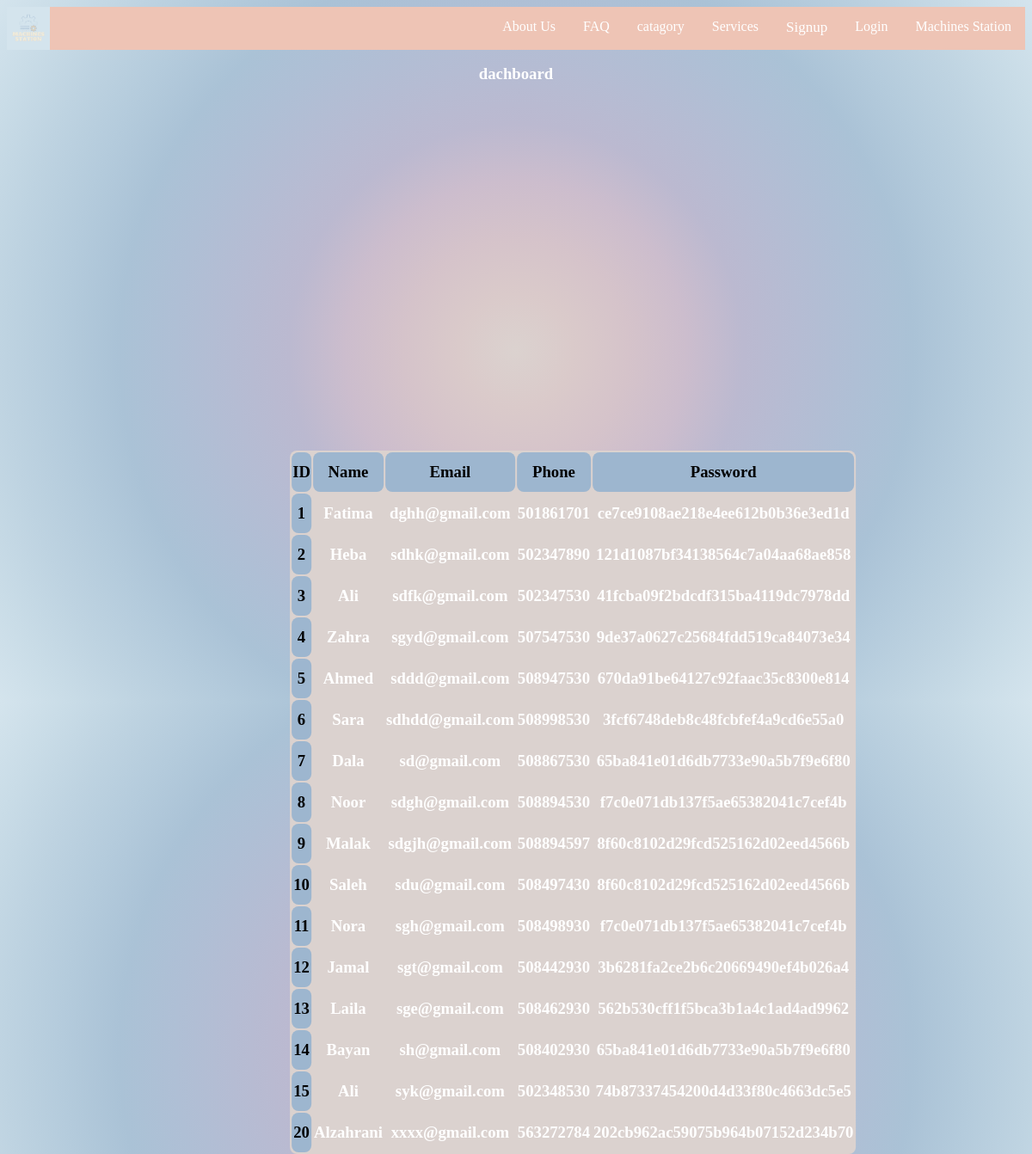
/admin_homepage.php, run on an earlier commit of the app's database.
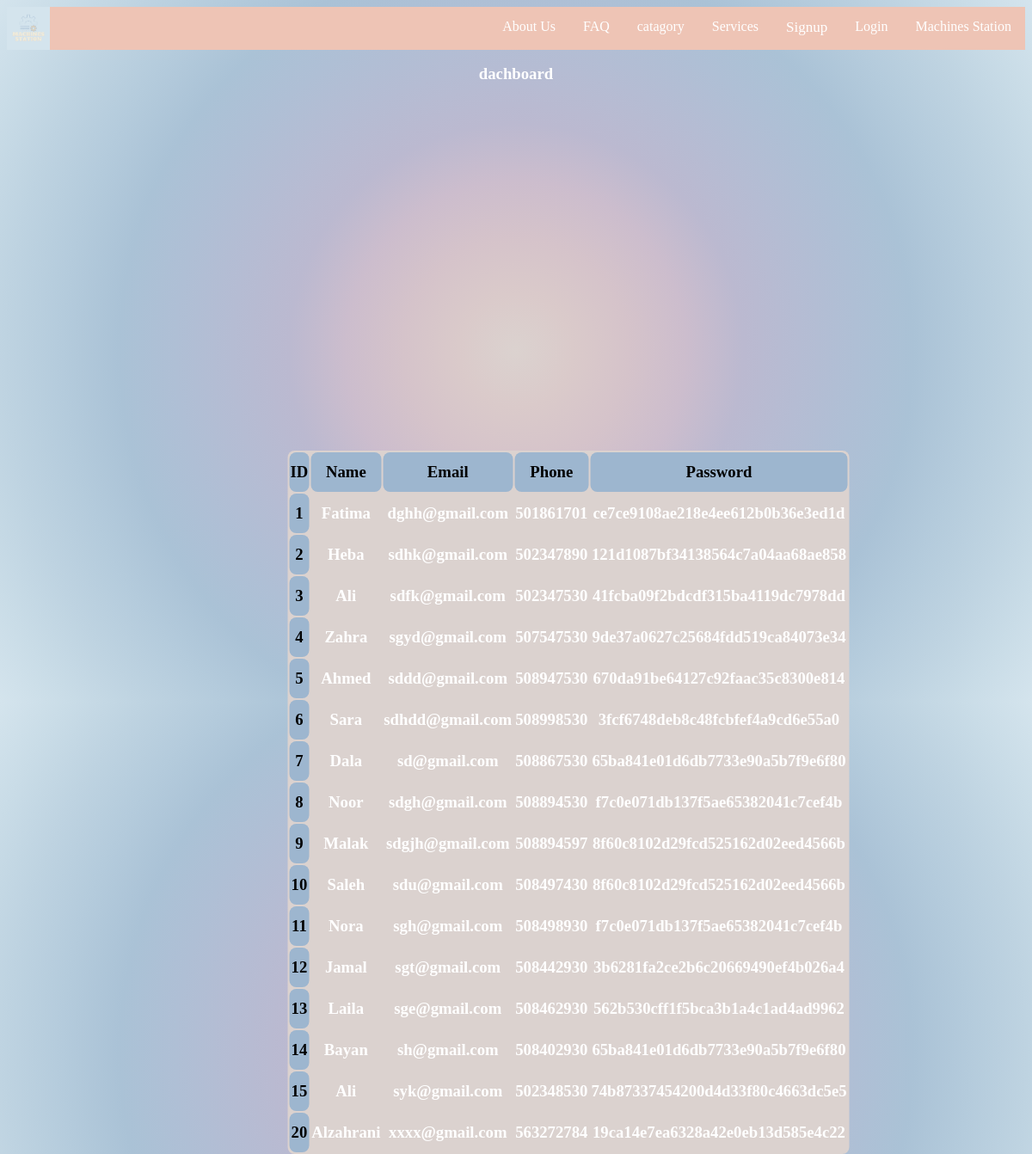
And on a later commit of the database.
### tables this page shows
CREATE TABLE IF NOT EXISTS `user_form` (
  `id` int NOT NULL AUTO_INCREMENT,
  `name` varchar(255) NOT NULL,
  `email` varchar(255) NOT NULL,
  `phone` int NOT NULL,
  `password` varchar(255) NOT NULL,
  `quastion` varchar(255) DEFAULT NULL,
  PRIMARY KEY (`id`)
);

### admin_homepage.php (the view, shortened to what this page needs)
<?php
@include 'connect.php';
?>
<!DOCTYPE html>
<html lang="en">
<head>
  <link rel="stylesheet" href="css/admin_homepage.css">
  <link rel="stylesheet" href="css/style2.css">
</head>
<body>
<nav class="nav">
        <div class="nav-header">
    <div class="nav-links">
       <ul>
        <a><img src="img/Machinestation.png" class="logo" href="index2.html"></a>
        <li><a href="index2.html" class="split">Machines Station</a></li>
        <li><a href="login.html">Login</a></li>
        <li><div class="dropdown">
            <button class="dropbtn">Signup
            </button>
          </li>
        <li><a href="service type.html">Services</a></li>
        <li><a href="catagory.html">catagory</a></li>
        <li><a href="FAQ.html">FAQ</a></li>
        <li><a href="About us.html">About Us</a></li>
    </ul>
    </div>
<div class="container">
<form action="" method="post">
  <h3> dachboard <h3>
<table class="table">
  <thead>
    <tr>
      <th scope="col">ID</th>
      <th scope="col">Name</th>
      <th scope="col">Email</th>
      <th scope="col">Phone</th>
      <th scope="col">Password</th>
    </tr>
  </thead>
  <tbody>
    <?php
$select = " SELECT * FROM user_form ";
$result = mysqli_query($conn, $select);
 if($result){
    while($row=mysqli_fetch_assoc($result)){
       $id=$row['id'];
       $name=$row['name'];
       $email=$row['email'];
       $phone=$row['phone'];
       $password=$row['password'];
       echo '<tr>
       <th scope="row">'.$id.'</th>
       <td>'.$name.'</td>
       <td>'.$email.'</td>
       <td>'.$phone.'</td>
       <td>'.$password.'</td>
     </tr>';
  }
 }
    ?>
  </tbody>
</table>
</form>
</div>
</body>
</html>

What changed in the data, as far as the page shows it:
changed user_form "Alzahrani": password "202cb962ac59075b964b07152d234b70" → "19ca14e7ea6328a42e0eb13d585e4c22"
